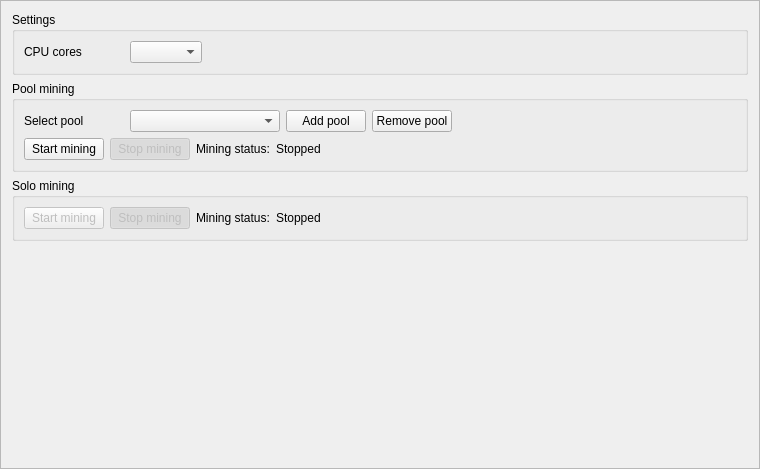
<?xml version="1.0" encoding="UTF-8"?>
<ui version="4.0">
 <class>MiningFrame</class>
 <widget class="QFrame" name="MiningFrame">
  <property name="geometry">
   <rect>
    <x>0</x>
    <y>0</y>
    <width>760</width>
    <height>469</height>
   </rect>
  </property>
  <property name="windowTitle">
   <string>Frame</string>
  </property>
  <property name="frameShape">
   <enum>QFrame::StyledPanel</enum>
  </property>
  <property name="frameShadow">
   <enum>QFrame::Raised</enum>
  </property>
  <layout class="QGridLayout" name="gridLayout_6">
   <item row="3" column="0">
    <spacer name="verticalSpacer_4">
     <property name="orientation">
      <enum>Qt::Vertical</enum>
     </property>
     <property name="sizeHint" stdset="0">
      <size>
       <width>20</width>
       <height>40</height>
      </size>
     </property>
    </spacer>
   </item>
   <item row="1" column="0">
    <widget class="QGroupBox" name="groupBox">
     <property name="title">
      <string>Pool mining</string>
     </property>
     <layout class="QGridLayout" name="gridLayout_3">
      <item row="0" column="1">
       <widget class="QComboBox" name="m_poolCombo">
        <property name="minimumSize">
         <size>
          <width>150</width>
          <height>0</height>
         </size>
        </property>
        <property name="editable">
         <bool>false</bool>
        </property>
       </widget>
      </item>
      <item row="0" column="4">
       <spacer name="horizontalSpacer_5">
        <property name="orientation">
         <enum>Qt::Horizontal</enum>
        </property>
        <property name="sizeHint" stdset="0">
         <size>
          <width>422</width>
          <height>20</height>
         </size>
        </property>
       </spacer>
      </item>
      <item row="0" column="2">
       <widget class="QPushButton" name="m_addPoolButton">
        <property name="text">
         <string>Add pool</string>
        </property>
        <property name="icon">
         <iconset resource="../../resources.qrc">
          <normaloff>:/icons/add</normaloff>:/icons/add</iconset>
        </property>
       </widget>
      </item>
      <item row="0" column="0">
       <widget class="QLabel" name="label">
        <property name="minimumSize">
         <size>
          <width>100</width>
          <height>0</height>
         </size>
        </property>
        <property name="text">
         <string>Select pool</string>
        </property>
       </widget>
      </item>
      <item row="1" column="0" colspan="5">
       <layout class="QGridLayout" name="gridLayout_2">
        <item row="0" column="4">
         <spacer name="horizontalSpacer">
          <property name="orientation">
           <enum>Qt::Horizontal</enum>
          </property>
          <property name="sizeHint" stdset="0">
           <size>
            <width>40</width>
            <height>20</height>
           </size>
          </property>
         </spacer>
        </item>
        <item row="0" column="0">
         <widget class="QPushButton" name="m_startButton">
          <property name="text">
           <string>Start mining</string>
          </property>
          <property name="checkable">
           <bool>true</bool>
          </property>
          <attribute name="buttonGroup">
           <string notr="true">m_miningButtonGroup</string>
          </attribute>
         </widget>
        </item>
        <item row="0" column="1">
         <widget class="QPushButton" name="m_stopButton">
          <property name="enabled">
           <bool>false</bool>
          </property>
          <property name="text">
           <string>Stop mining</string>
          </property>
          <property name="checkable">
           <bool>true</bool>
          </property>
          <property name="checked">
           <bool>true</bool>
          </property>
          <attribute name="buttonGroup">
           <string notr="true">m_miningButtonGroup</string>
          </attribute>
         </widget>
        </item>
        <item row="0" column="3">
         <widget class="QLabel" name="m_poolLabel">
          <property name="text">
           <string>Stopped</string>
          </property>
         </widget>
        </item>
        <item row="0" column="2">
         <widget class="QLabel" name="label_3">
          <property name="text">
           <string>Mining status:</string>
          </property>
         </widget>
        </item>
       </layout>
      </item>
      <item row="0" column="3">
       <widget class="QPushButton" name="m_delPoolButton">
        <property name="text">
         <string>Remove pool</string>
        </property>
        <property name="icon">
         <iconset resource="../../resources.qrc">
          <normaloff>:/icons/remove</normaloff>:/icons/remove</iconset>
        </property>
       </widget>
      </item>
     </layout>
     <zorder>m_poolCombo</zorder>
     <zorder>label</zorder>
     <zorder>m_addPoolButton</zorder>
     <zorder>m_delPoolButton</zorder>
    </widget>
   </item>
   <item row="0" column="0">
    <widget class="QGroupBox" name="groupBox_3">
     <property name="title">
      <string>Settings</string>
     </property>
     <layout class="QGridLayout" name="gridLayout">
      <item row="0" column="0">
       <widget class="QLabel" name="label_2">
        <property name="minimumSize">
         <size>
          <width>100</width>
          <height>0</height>
         </size>
        </property>
        <property name="text">
         <string>CPU cores</string>
        </property>
       </widget>
      </item>
      <item row="0" column="1">
       <widget class="QComboBox" name="m_cpuCombo"/>
      </item>
      <item row="0" column="2">
       <spacer name="horizontalSpacer_3">
        <property name="orientation">
         <enum>Qt::Horizontal</enum>
        </property>
        <property name="sizeHint" stdset="0">
         <size>
          <width>587</width>
          <height>20</height>
         </size>
        </property>
       </spacer>
      </item>
     </layout>
    </widget>
   </item>
   <item row="2" column="0">
    <widget class="QGroupBox" name="solomining_widget">
     <property name="minimumSize">
      <size>
       <width>0</width>
       <height>0</height>
      </size>
     </property>
     <property name="title">
      <string>Solo mining</string>
     </property>
     <layout class="QGridLayout" name="gridLayout_4">
      <item row="0" column="4">
       <spacer name="horizontalSpacer_2">
        <property name="orientation">
         <enum>Qt::Horizontal</enum>
        </property>
        <property name="sizeHint" stdset="0">
         <size>
          <width>555</width>
          <height>20</height>
         </size>
        </property>
       </spacer>
      </item>
      <item row="0" column="1">
       <widget class="QPushButton" name="m_stopSolo">
        <property name="enabled">
         <bool>false</bool>
        </property>
        <property name="text">
         <string>Stop mining</string>
        </property>
        <property name="checkable">
         <bool>true</bool>
        </property>
        <property name="checked">
         <bool>true</bool>
        </property>
        <attribute name="buttonGroup">
         <string notr="true">m_soloButtonGroup</string>
        </attribute>
       </widget>
      </item>
      <item row="0" column="0">
       <widget class="QPushButton" name="m_startSolo">
        <property name="enabled">
         <bool>false</bool>
        </property>
        <property name="text">
         <string>Start mining</string>
        </property>
        <property name="checkable">
         <bool>true</bool>
        </property>
        <attribute name="buttonGroup">
         <string notr="true">m_soloButtonGroup</string>
        </attribute>
       </widget>
      </item>
      <item row="0" column="3">
       <widget class="QLabel" name="m_soloLabel">
        <property name="text">
         <string>Stopped</string>
        </property>
       </widget>
      </item>
      <item row="0" column="2">
       <widget class="QLabel" name="label_4">
        <property name="text">
         <string>Mining status:</string>
        </property>
       </widget>
      </item>
     </layout>
    </widget>
   </item>
  </layout>
 </widget>
 <resources>
  <include location="../../resources.qrc"/>
 </resources>
 <connections>
  <connection>
   <sender>m_startButton</sender>
   <signal>toggled(bool)</signal>
   <receiver>m_startButton</receiver>
   <slot>setDisabled(bool)</slot>
   <hints>
    <hint type="sourcelabel">
     <x>71</x>
     <y>117</y>
    </hint>
    <hint type="destinationlabel">
     <x>71</x>
     <y>117</y>
    </hint>
   </hints>
  </connection>
  <connection>
   <sender>m_stopButton</sender>
   <signal>toggled(bool)</signal>
   <receiver>m_stopButton</receiver>
   <slot>setDisabled(bool)</slot>
   <hints>
    <hint type="sourcelabel">
     <x>194</x>
     <y>117</y>
    </hint>
    <hint type="destinationlabel">
     <x>194</x>
     <y>117</y>
    </hint>
   </hints>
  </connection>
  <connection>
   <sender>m_miningButtonGroup</sender>
   <signal>buttonClicked(QAbstractButton*)</signal>
   <receiver>MiningFrame</receiver>
   <slot>startStopClicked(QAbstractButton*)</slot>
   <hints>
    <hint type="sourcelabel">
     <x>-1</x>
     <y>-1</y>
    </hint>
    <hint type="destinationlabel">
     <x>379</x>
     <y>234</y>
    </hint>
   </hints>
  </connection>
  <connection>
   <sender>m_soloButtonGroup</sender>
   <signal>buttonClicked(QAbstractButton*)</signal>
   <receiver>MiningFrame</receiver>
   <slot>startStopSoloClicked(QAbstractButton*)</slot>
   <hints>
    <hint type="sourcelabel">
     <x>-1</x>
     <y>-1</y>
    </hint>
    <hint type="destinationlabel">
     <x>379</x>
     <y>234</y>
    </hint>
   </hints>
  </connection>
  <connection>
   <sender>m_addPoolButton</sender>
   <signal>clicked()</signal>
   <receiver>MiningFrame</receiver>
   <slot>addPoolClicked()</slot>
   <hints>
    <hint type="sourcelabel">
     <x>380</x>
     <y>29</y>
    </hint>
    <hint type="destinationlabel">
     <x>379</x>
     <y>234</y>
    </hint>
   </hints>
  </connection>
  <connection>
   <sender>m_startSolo</sender>
   <signal>toggled(bool)</signal>
   <receiver>m_startSolo</receiver>
   <slot>setDisabled(bool)</slot>
   <hints>
    <hint type="sourcelabel">
     <x>58</x>
     <y>186</y>
    </hint>
    <hint type="destinationlabel">
     <x>58</x>
     <y>186</y>
    </hint>
   </hints>
  </connection>
  <connection>
   <sender>m_stopSolo</sender>
   <signal>toggled(bool)</signal>
   <receiver>m_stopSolo</receiver>
   <slot>setDisabled(bool)</slot>
   <hints>
    <hint type="sourcelabel">
     <x>139</x>
     <y>186</y>
    </hint>
    <hint type="destinationlabel">
     <x>139</x>
     <y>186</y>
    </hint>
   </hints>
  </connection>
  <connection>
   <sender>m_poolCombo</sender>
   <signal>currentIndexChanged(QString)</signal>
   <receiver>MiningFrame</receiver>
   <slot>currentPoolChanged()</slot>
   <hints>
    <hint type="sourcelabel">
     <x>200</x>
     <y>103</y>
    </hint>
    <hint type="destinationlabel">
     <x>379</x>
     <y>234</y>
    </hint>
   </hints>
  </connection>
  <connection>
   <sender>m_delPoolButton</sender>
   <signal>clicked()</signal>
   <receiver>MiningFrame</receiver>
   <slot>removePoolClicked()</slot>
   <hints>
    <hint type="sourcelabel">
     <x>407</x>
     <y>103</y>
    </hint>
    <hint type="destinationlabel">
     <x>379</x>
     <y>234</y>
    </hint>
   </hints>
  </connection>
  <connection>
   <sender>m_cpuCombo</sender>
   <signal>currentIndexChanged(QString)</signal>
   <receiver>MiningFrame</receiver>
   <slot>setMiningThreads()</slot>
   <hints>
    <hint type="sourcelabel">
     <x>160</x>
     <y>42</y>
    </hint>
    <hint type="destinationlabel">
     <x>379</x>
     <y>234</y>
    </hint>
   </hints>
  </connection>
 </connections>
 <slots>
  <slot>startStopClicked(QAbstractButton*)</slot>
  <slot>startStopSoloClicked(QAbstractButton*)</slot>
  <slot>addPoolClicked()</slot>
 </slots>
 <buttongroups>
  <buttongroup name="m_miningButtonGroup"/>
  <buttongroup name="m_soloButtonGroup"/>
 </buttongroups>
</ui>
